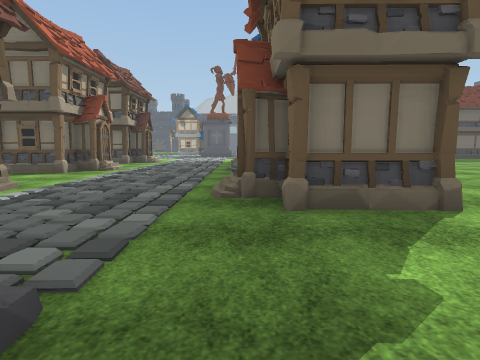
[1] (above)

24 first-person views from a walk through a 3-D level made in the Unity game engine. The camera is 1.2 m above the floor, tilts 6° down and sees 75° across. The floor is counted in squares, 2 m on a side. Each view is taken from the middle of a square. On the plan, view 1 faces up. The plan holds only what a view shows up to about 9 squares ahead; the rest is blank. The place goes on beyond the plan. The player is left out. Some animated figures are not drawn. Door leaves are left out, so doorways stand open. Some surface patterns are stand-ins.

[2]
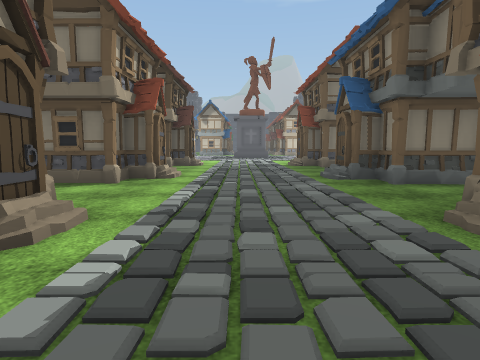

[3]
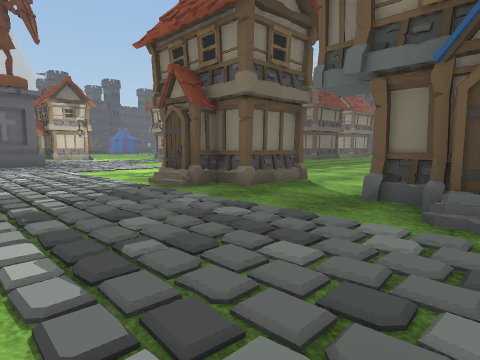

[4]
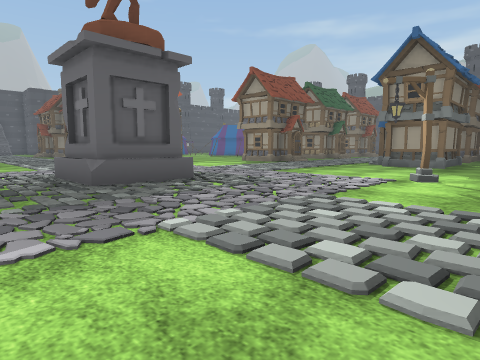

[5]
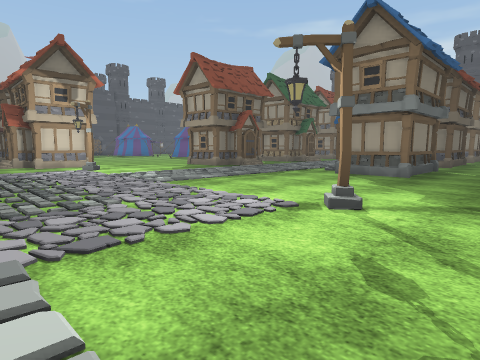

[6]
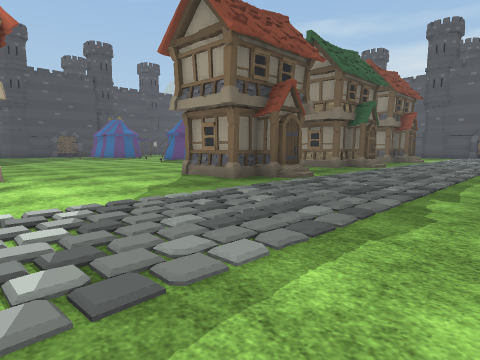

[7]
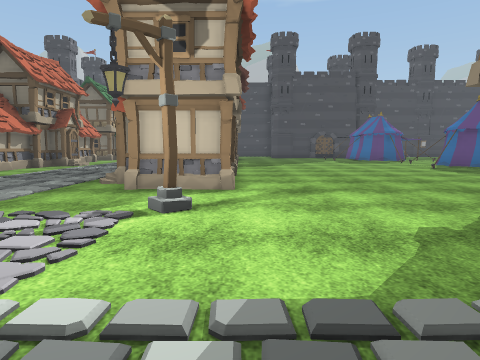

[8]
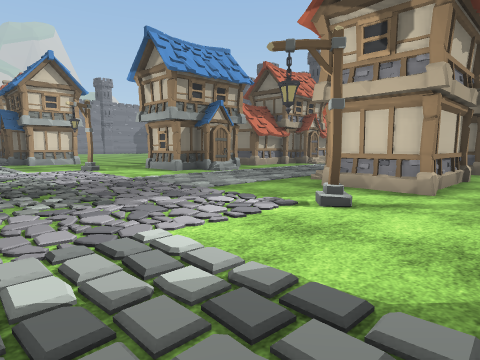

[9]
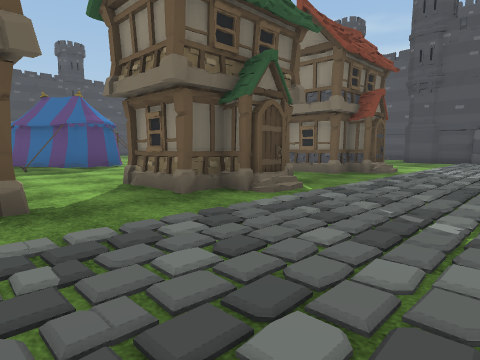

[10]
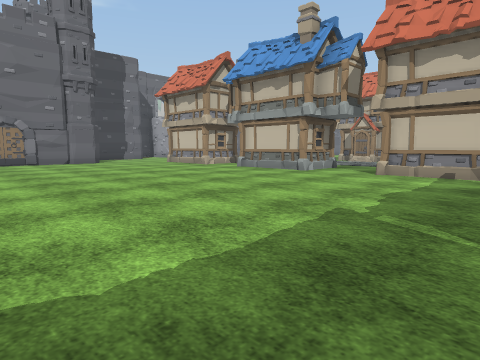

[11]
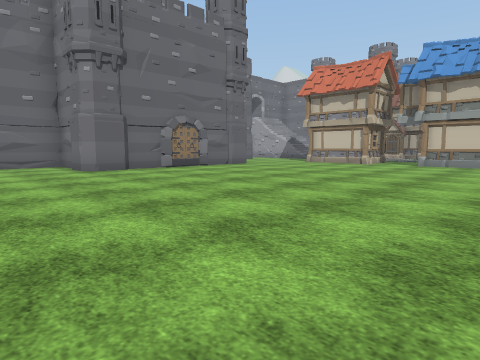

[12]
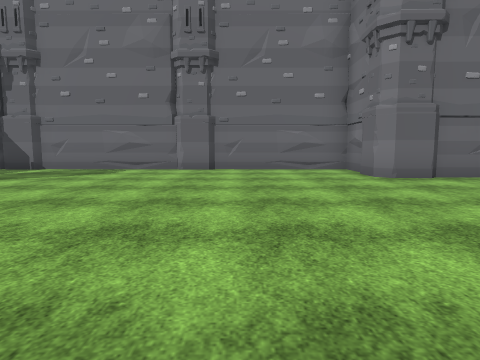

[13]
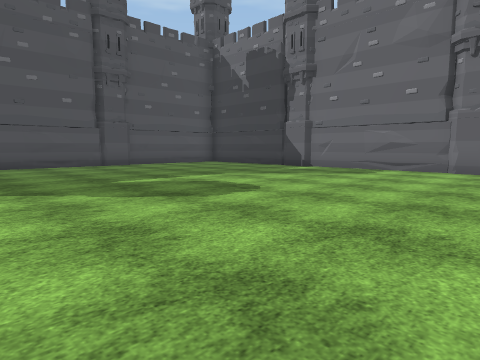

[14]
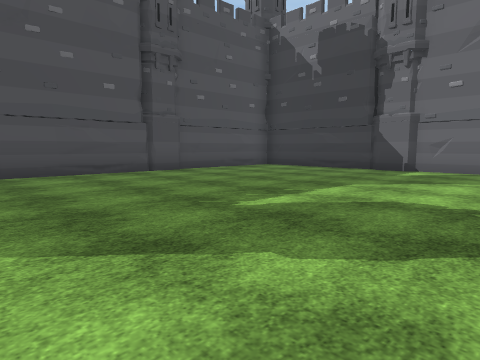

[15]
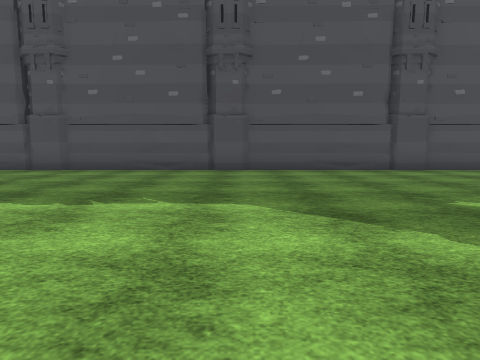

[16]
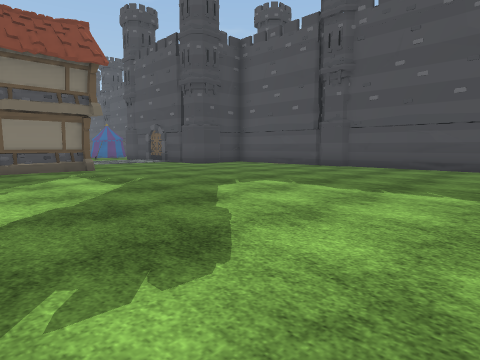

[17]
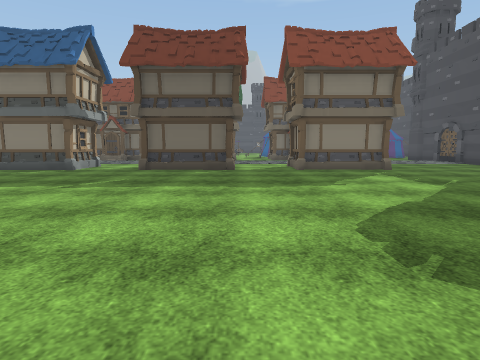

[18]
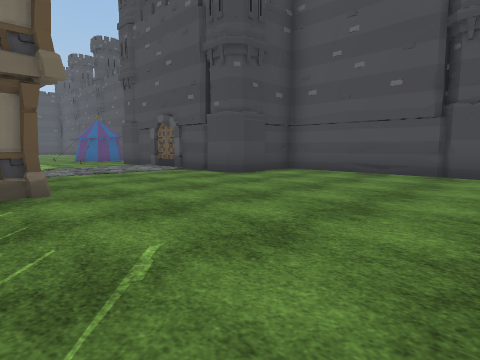

[19]
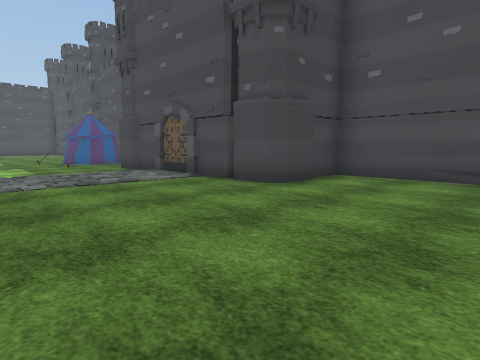

[20]
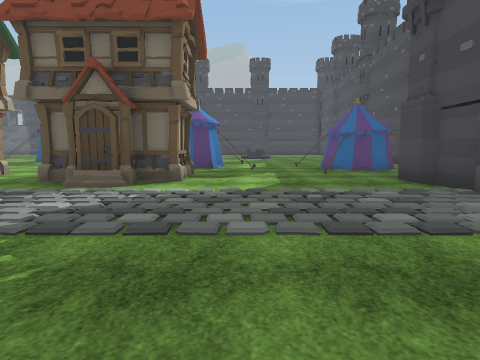

[21]
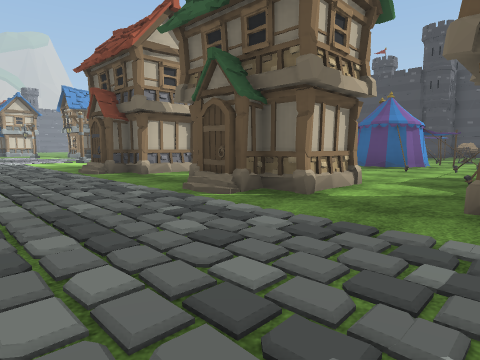

[22]
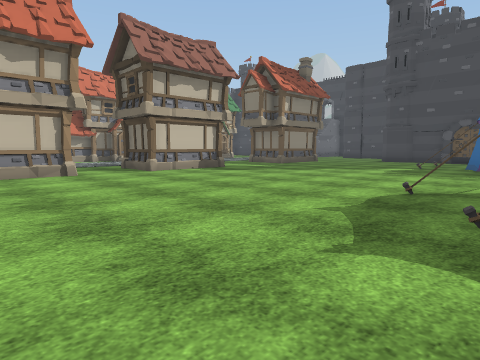

[23]
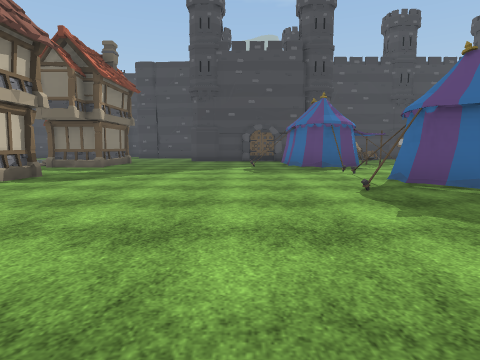

[24]
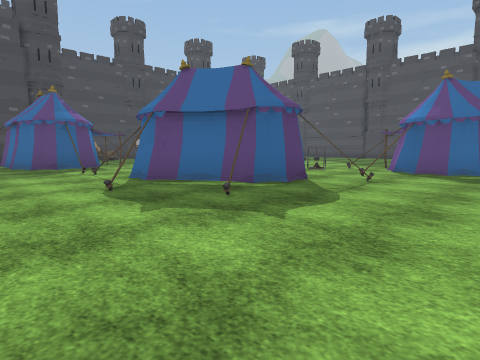

### Floor plan
Key: @ floor where view 1 was taken; # wall or solid block; x gap in a wall; . floor; / step, stairs or slope; = window, fence, low wall or low ledge; H house; S statue; C campfire; O other object.
Columns run from 5 left of view 1 to 24 right of it. Each row starts with its distance up from view 1.
 34        H......##
 33        .........
 32        .........
 31         H......#
 30       H .......# ## C
 29  H... H#H.....=###..x.
 28   .............###..##
 27    ../  H..........##
 26   H...H ............###..##
 25 H#.....#H...........# ##..##
 24 ...........H #..# ..##H..#..
 23 O......O...###..##..H##...#O
 22 ............HH..HH...H....#
 21 ..........................#
 20   .SS.....................#
 19   .SS.....................#
 18  ...........HH  HH  HHH...####
 17  ........... #..  H.###......#
 16  ......O....##...............#
 15  ............................#
 14  ............................#
 13  H...H #....................OO
 12  H...H##.....................#
 11   ...........................#
 10  ............................#
  9  H....H#.....................#
  8  H...H##.....................#
  7 ......HH.....................#
  6 .......  ....................#
  5  #....H ....................##
  4  H...H# .  .................##
  3  H....##.   .................#
  2    .....     #...............#
  1     /..      ##O............
  0      @        ##...........
 -1                ####OO##O##

Where each view was taken, in squares from view 1:
view 1: 0 up, 0 right, facing up
view 2: 2 up, 2 left, facing up
view 3: 8 up, 3 left, facing up-right
view 4: 14 up, 4 left, facing up-right
view 5: 14 up, 1 left, facing up-right
view 6: 18 up, 2 right, facing up-right
view 7: 20 up, 3 right, facing up
view 8: 20 up, 4 right, facing up-left
view 9: 19 up, 8 right, facing up-right
view 10: 14 up, 9 right, facing down-left
view 11: 10 up, 13 right, facing down-left
view 12: 8 up, 13 right, facing down
view 13: 8 up, 13 right, facing down-right
view 14: 8 up, 16 right, facing down-right
view 15: 8 up, 15 right, facing right
view 16: 8 up, 14 right, facing up-right
view 17: 8 up, 13 right, facing up
view 18: 12 up, 16 right, facing up-right
view 19: 14 up, 17 right, facing up-right
view 20: 17 up, 18 right, facing up
view 21: 19 up, 15 right, facing up-left
view 22: 25 up, 10 right, facing up-left
view 23: 25 up, 7 right, facing up
view 24: 25 up, 7 right, facing up-right
